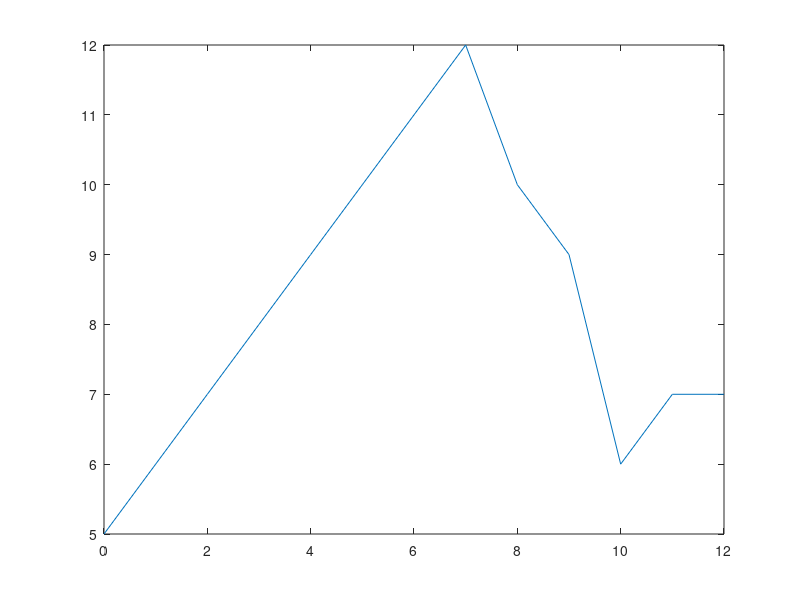

This figure's MATLAB source:
%% Parameters needed for most of the functions are defined here
set(0,'DefaultFigureVisible','on');
alpha = 0.15:0.05:0.6;

delay = 0:100:1000;
M = 3500000;
signalDur = 1500;
maxPeriod = 2000;
bitSeqStr = "0010111100101";
oneBitSeq = "0010000000000";
TEST_DATA_FOLDER = "../output/testData/";
PLOT_FOLDER = "../output/plotData/";
IMAGE_FOLDER = "../output/images/";
HEATMAP_FOLDER = "../output/heatmap/";
TMP_FOLDER = "../output/tmp/";
heatmapFile = 'heatmapfile.mat';
showFigures=0;


M_periodFinder = 3000000;%TODO: This is a different from the original parameter. Double check
signalDur_periodFinder=3000; %TODO: This is a different from the original parameter. Double check
tshift_periodFinder=100; %TODO: This is a different from the original parameter. Double check
bitSeq_periodFinder="0000000"; %TODO Should not we use 13 bits?
alpha_periodFinder=0;
A_periodFinder= M_periodFinder * (1-alpha_periodFinder);
B_periodFinder= M_periodFinder * alpha_periodFinder;


%A2975000_B525000_K_TS1443_Seq0010111100101_TShift600
%A2975000_B525000_K_TS1443_Seq0010111100101_TShift600.mat

%for a= alpha
%     for d= delay
%        disp('   Log: generateNice - i:' + ", alpha:" + sprintf("%0.2f",a) + ", delay:" + sprintf("%.0f",d))  
%     end
%end
%set(gcf,'position',[500,500,1000,300])

%Example: For detailed input images - Intercellular (External) to intracellular (internal) signalling
%generateOne(0.15,600,M,1500,bitSeqStr, TEST_DATA_FOLDER,PLOT_FOLDER,showFigures,TMP_FOLDER)


%To generate images that show how symbol durations were calculated. The
%data is then used to create the heatmap.
%matFileName_zeros = strcat(getName(0, 0, signalDur_periodFinder, tshift_periodFinder, bitSeq_periodFinder),".mat")
%matFileName_zeros
%allPeriods(alpha,delay,M,signalDur,PLOT_FOLDER,matFileName_zeros,bitSeq_periodFinder, oneBitSeq,heatmapFile,1,TMP_FOLDER)


% Figure 5, the ouput without the ISI minimised. A=M, B=0
%plotter(M,0,signalDur,bitSeqStr,900,PLOT_FOLDER, IMAGE_FOLDER);


figure
x=[0,1,2,3,4,5,6,7,8,9,10,11,12];
x(1)
x(6)
y=[5,6,7,8,9,10,11,12,10,9,6,7,7]
plot(x,y);

